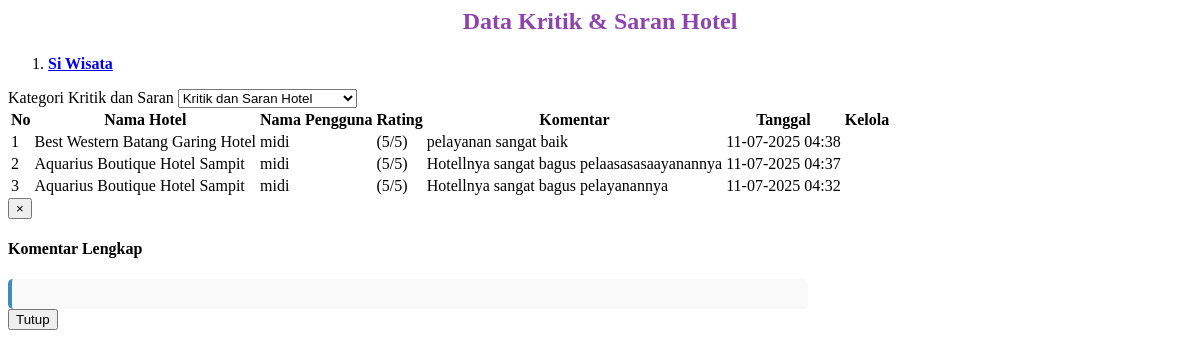
The page /admin/hotel/data_kritik_hotel.php on the database its author committed.
### tables this page shows
CREATE TABLE `tb_kritik_saran_hotel` (
  `id_kritik_saran_hotel` int(11) NOT NULL,
  `id_hotel` varchar(20) NOT NULL,
  `id_pengguna` int(11) NOT NULL,
  `rating` tinyint(1) NOT NULL CHECK (`rating` >= 1 and `rating` <= 5),
  `komentar` text NOT NULL,
  `tanggal` datetime NOT NULL DEFAULT current_timestamp()
);

CREATE TABLE `tb_hotel` (
  `id_hotel` varchar(30) NOT NULL,
  `nama_hotel` varchar(100) DEFAULT NULL,
  `provinsi` varchar(50) DEFAULT NULL,
  `kabupaten` varchar(50) DEFAULT NULL,
  `kecamatan` varchar(50) DEFAULT NULL,
  `alamat` varchar(255) DEFAULT NULL,
  `latitude` varchar(32) DEFAULT NULL,
  `longitude` varchar(32) DEFAULT NULL,
  `harga_hotel` varchar(50) DEFAULT NULL,
  `kontak` varchar(50) DEFAULT NULL,
  `fasilitas` text DEFAULT NULL,
  `gambar` text DEFAULT NULL,
  `deskripsi` text DEFAULT NULL,
  `tanggal_upload` timestamp NOT NULL DEFAULT current_timestamp()
);

CREATE TABLE `tb_pengguna` (
  `id_pengguna` int(11) NOT NULL,
  `nama_pengguna` varchar(20) NOT NULL,
  `username` varchar(20) NOT NULL,
  `password` varchar(35) NOT NULL,
  `level` enum('Administrator','pengguna','','') NOT NULL,
  `alamat` varchar(100) DEFAULT NULL,
  `no_hp` varchar(20) DEFAULT NULL
);

### admin/hotel/data_kritik_hotel.php (the view, shortened to what this page needs)
<?php
include "inc/koneksi.php";
?>
<section class="content-header">
    <h1 style="text-align:center;">Data Kritik & Saran Hotel</h1>
    <ol class="breadcrumb">
        <li>
            <a href="index.php">
                <b>Si Wisata</b>
            </a>
        </li>
    </ol>
</section>
<section class="content">
    <div class="box box-primary">
        <div class="box-body">
            <div class="row">
                <div class="col-md-4">
                    <div class="form-group">
                        <label>Kategori Kritik dan Saran</label>
                        <select name="kategori" id="kategori" class="form-control" onchange="redirectToCategory(this.value)">
                            <option value="hotel" selected>Kritik dan Saran Hotel</option>
                        </select>
                    </div>
                </div>
            </div>
        </div>
        <div class="box-body">
            <div class="table-responsive">
                <table id="example1" class="table table-bordered table-striped">
                    <thead>
                        <tr>
                            <th>No</th>
                            <th>Nama Hotel</th>
                            <th>Nama Pengguna</th>
                            <th>Rating</th>
                            <th>Komentar</th>
                            <th>Tanggal</th>
                            <th>Kelola</th>
                        </tr>
                    </thead>
                    <tbody>
                        <?php
                        $no = 1;
                        $sql = $koneksi->query("SELECT
                            ks.id_kritik_saran_hotel,
                            ks.id_hotel,
                            ks.id_pengguna,
                            ks.rating,
                            ks.komentar,
                            ks.tanggal,
                            h.nama_hotel,
                            p.nama_pengguna
                            FROM tb_kritik_saran_hotel ks
                            LEFT JOIN tb_hotel h ON ks.id_hotel = h.id_hotel
                            LEFT JOIN tb_pengguna p ON ks.id_pengguna = p.id_pengguna
                            WHERE ks.id_hotel IS NOT NULL
                            ORDER BY ks.tanggal DESC");
                        while ($data = $sql->fetch_assoc()) {
                            $rating = intval($data['rating']);
                            $stars = '';
                            for ($i = 1; $i <= 5; $i++) {
                                if ($i <= $rating) {
                                    $stars .= '<i class="fa fa-star text-warning"></i>';
                                } else {
                                    $stars .= '<i class="fa fa-star-o text-muted"></i>';
                                }
                            }
                            $stars .= ' (' . $rating . '/5)';
                            $komentar = htmlspecialchars($data['komentar']);
                            $komentar_pendek = strlen($komentar) > 100 ? substr($komentar, 0, 100) . '...' : $komentar;
                        ?>
                        <tr>
                            <td><?= $no++; ?></td>
                            <td><?= htmlspecialchars($data['nama_hotel'] ?? 'Hotel Tidak Ditemukan'); ?></td>
                            <td><?= htmlspecialchars($data['nama_pengguna'] ?? 'Pengguna Tidak Ditemukan'); ?></td>
                            <td><?= $stars; ?></td>
                            <td>
                                <span class="komentar-pendek"><?= $komentar_pendek; ?></span>
                            </td>
                            <td><?= date('d-m-Y H:i', strtotime($data['tanggal'])); ?></td>
                            <td>
                            </td>
                        </tr>
                        <?php } ?>
                    </tbody>
                </table>
            </div>
        </div>
    </div>
</section>
<div class="modal fade" id="commentModal" tabindex="-1" role="dialog">
    <div class="modal-dialog modal-lg" role="document">
        <div class="modal-content">
            <div class="modal-header">
                <button type="button" class="close" data-dismiss="modal">&times;</button>
                <h4 class="modal-title" id="commentModalTitle">Komentar Lengkap</h4>
            </div>
            <div class="modal-body">
                <div id="fullCommentText" style="line-height: 1.6; padding: 15px; background-color: #f9f9f9; border-radius: 5px; border-left: 4px solid #3c8dbc;"></div>
            </div>
            <div class="modal-footer">
                <button type="button" class="btn btn-default" data-dismiss="modal">Tutup</button>
            </div>
        </div>
    </div>
</div>

### admin/hotel/data_kritik_hotel.php (style rules this page uses)
.komentar-pendek { display: inline-block; max-width: 100%; word-wrap: break-word; }
#commentModal .modal-dialog { width: 80%; max-width: 800px; }
.content-header h1 { color: #8e44ad; }
.box-primary { border-top-color: #8e44ad; }

### rows shown on the page
tb_kritik_saran_hotel: id_hotel.nama_hotel "Best Western Batang Garing Hotel", id_pengguna.nama_pengguna "midi", stars "(5/5)", komentar "pelayanan sangat baik", tanggal "11-07-2025 04:38"
tb_kritik_saran_hotel: id_hotel.nama_hotel "Aquarius Boutique Hotel Sampit", id_pengguna.nama_pengguna "midi", stars "(5/5)", komentar "Hotellnya sangat bagus pelaasasasaayanannya", tanggal "11-07-2025 04:37"
tb_kritik_saran_hotel: id_hotel.nama_hotel "Aquarius Boutique Hotel Sampit", id_pengguna.nama_pengguna "midi", stars "(5/5)", komentar "Hotellnya sangat bagus pelayanannya", tanggal "11-07-2025 04:32"
